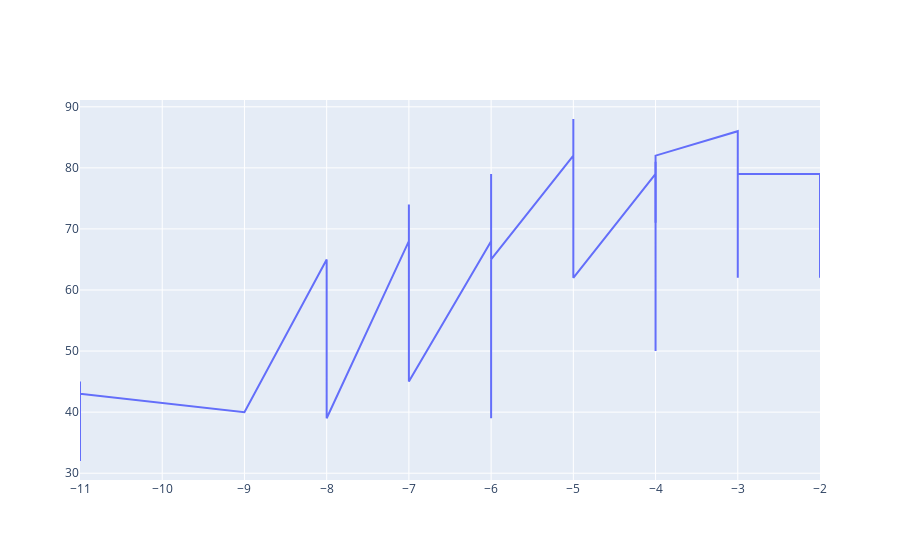

The notebook cell saved with this chart:
### Markdown cell above
# Plotting with Plotly

### Code cell
fig = go.Figure()

fig.add_trace(go.Scatter(x = music_df.sort_values(by="loudness")["loudness"], y = music_df.sort_values(by="loudness")["energy"]))

### Figure 1 — Plotly figure (JSON) as saved in the notebook; plotly's stock layout.template omitted (floating-point values rounded to 4 significant figures)
{"data": [{"type": "scatter", "x": [-11, -11, -11, -9, -8, -8, -8, -7, -7, -7, -7, -7, -7, -6, -6, -6, -6, -6, -6, -6, -6, -6, -6, -6, -6, -6, -5, -5, -5, -5, -5, -5, -5, -5, -4, -4, -4, -4, -4, -4, -4, -4, -4, -4, -4, -3, -3, -3, -2, -2], "y": [45, 32, 43, 40, 65, 51, 39, 68, 72, 59, 74, 46, 45, 68, 56, 59, 70, 59, 39, 55, 48, 64, 62, 41, 79, 65, 82, 68, 73, 70, 68, 71, 88, 62, 79, 75, 69, 81, 80, 65, 50, null, 71, 78, 82, 86, 62, 79, 79, 62]}], "layout": {}}
